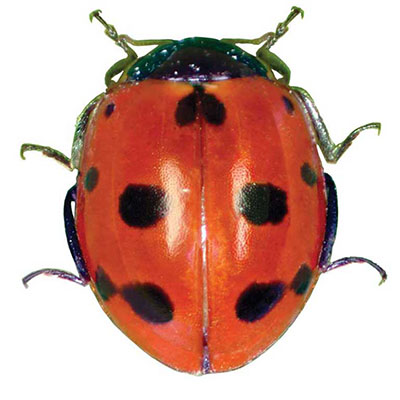
#> input picture insect1.jpg, 400 x 400 px
$ python opencv_image_arithmetics_and_logic.py
#> lines starting #> are read from the running program, lines starting #| are printed output that depends on the picture
import cv2
import numpy as np

def nothing(x):
	pass
cv2.namedWindow("output3")
cv2.createTrackbar("Weight 1", "output3", 5, 10, nothing)
cv2.createTrackbar("Weight 2", "output3", 5, 10, nothing)

img1 = cv2.imread("insect1.jpg", cv2.IMREAD_COLOR)
#> img1 is the input picture: shape (400, 400, 3); mean B, G, R 159.1, 169.3, 209.2
img2 = cv2.imread("insect2.jpg", cv2.IMREAD_COLOR)
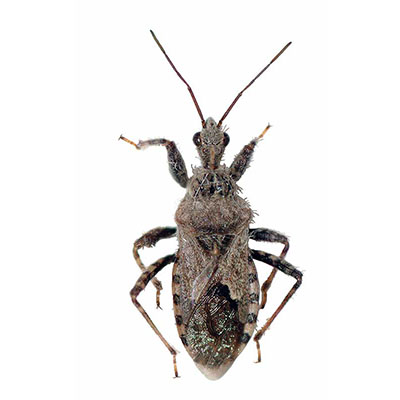
#> input picture insect2.jpg, 400 x 400 px
#> img2 is the input picture: shape (400, 400, 3); mean B, G, R 231.4, 232.5, 234.3

output = img1 + img2
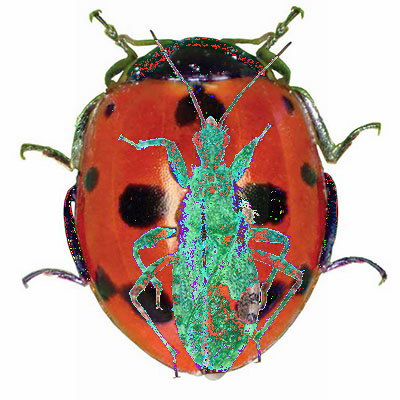
#> output: shape (400, 400, 3); mean B, G, R 168.2, 177.1, 195.5
output2 = cv2.add(img2, img1)
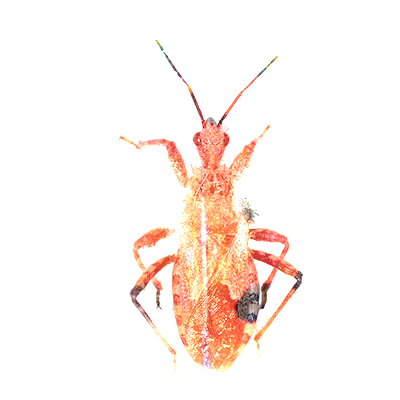
#> output2: shape (400, 400, 3); mean B, G, R 239.3, 244, 253.4

cv2.imshow("output1", output)
cv2.imshow("output2", output2)

while True:
	weight1 = cv2.getTrackbarPos("Weight 1", "output3")
	weight2 = cv2.getTrackbarPos("Weight 2", "output3")
	output3 = cv2.addWeighted(img1, weight1*.1, img2, weight2*.1, 0)
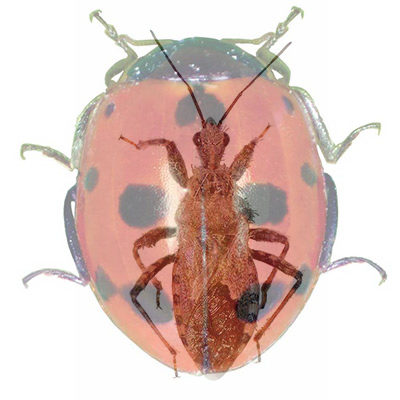
#> output3: shape (400, 400, 3); mean B, G, R 195.2, 200.8, 221.7

	cv2.imshow("output3", output3)
	if cv2.waitKey(1) & 0xFF == ord('q'):
#> (key q is pressed here)
		break

cv2.destroyAllWindows()
